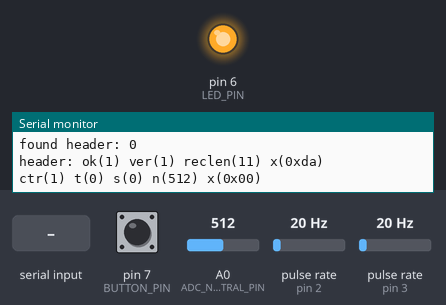
Bench run of a sketch on a simulated Arduino Uno, built with avr-gcc and run on an emulated ATmega328P. On the bench: output pins drawn as LEDs (lit = HIGH), the last lines printed to the serial monitor. Wiring (inferred from the names in the program): 2 × pulse sensor: data pin 2 / data pin 3. The test bench sets the inputs (shaded band); at power-on: pin 7 (BUTTON_PIN) HIGH, A0 (ADC_NEUTRAL_PIN) = 512, pulse rate (sensors on pin 2, pin 3) 20 Hz.

Above: at 1.2 s.
1.3 s: pin 7 (BUTTON_PIN) pulled LOW for 3.2 s
12.0 s: "test_flash\n" received over Serial
At 12.7 s:
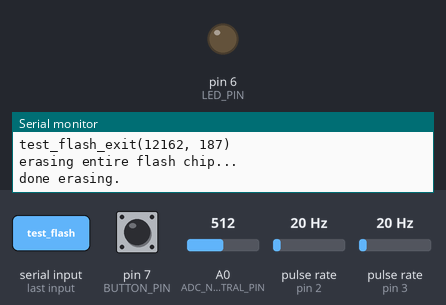
Timing chart, 0 to 15.0 s (numbered marks = the images above; inputs shaded):
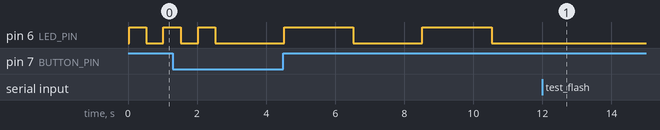

Measured:
- after the input at 12.0 s, pin 6 (LED_PIN): stops changing and stays LOW

The sketch:

gears_logger.ino
```cpp
#define DEBUG_LOGGING

#include <WinbondFlash.h>
#include <StubFlash.h>
#include <DebouncedButton.h>

// constants for this hardware flash logger
const byte TACH_INTERRUPT_PIN = 2;
const byte SPEEDO_INTERRUPT_PIN = 3;
const int ADC_NEUTRAL_PIN = A0;
//const short UPDATE_RATE = 100;  // milliseconds - 10 Hz
const int UPDATE_RATE = 2000;
const short LED_RATE_LOGGING = UPDATE_RATE;
const short LED_RATE_ALIVE = 500;
const short LED_RATE_ERASING = 50;
const byte BUTTON_PIN = 7;
const byte LED_PIN = 6;  // need a 150ohm current limiting resistor
const byte SPI_CLK = 13;
const byte SPI_MOSI = 11;
const byte SPI_MISO = 12;
const byte SPI_CS = 10;
const byte DEBOUNCE_TIME = 20;
const short SHORT_PRESS = 1000;
const short LONG_PRESS = 5000;
const byte RECORD_BYTES = 10;
const byte FILE_HEADER_MAGIC_BYTES[] = {0xbe, 0xeb, 0xee, 0x1a, 0x2b, 0x3c, 0xee, 0x77};
const byte FILE_FORMAT_VERSION = 1;

// globals - cos arduinos seem to work like this
volatile byte logging_enabled = 0;
volatile byte erase_flag = 0;
unsigned int ctr_tacho = 0;
unsigned int ctr_speedo = 0;
volatile int last_tacho;
volatile int last_speedo;
unsigned long update_data_time = 0;
unsigned long led_time = 0;
unsigned int adc_neutral = 0;

//WinbondFlash flash(SPI_CS, 64);
StubFlash flash;

DebouncedButton button(BUTTON_PIN, DEBOUNCE_TIME);

char debug_string[200];

 /* File system */
struct DataRecord {
  unsigned long ctr_record;  // this is normally the millis() of the device
  unsigned int ctr_tacho;
  unsigned int ctr_speedo;
  unsigned int adc_neutral;
  byte check_byte;
};

struct FileHeader {  // 32 bytes total
  // FILE_HEADER_MAGIC_BYTES - 8 bytes
  byte record_version;
  byte record_len;
  byte future_use[21];
  byte check_byte;
};

unsigned char FILE_HEADER_MAGIC_LEN = 8;
unsigned char FILE_HEADER_LEN = 24;
unsigned char FILE_HEADER_TOTAL_LEN = 32;

/* /File system */

class Foo {
  public:
    Foo();
};

void setup() {
  /* This is run once at startup
  */
  noInterrupts();
  flash.debug_string = debug_string;
  button.debug_string = debug_string;
  Serial.begin(115200);
  analogReference(DEFAULT);
  attachInterrupt(digitalPinToInterrupt(TACH_INTERRUPT_PIN), isr_tacho, RISING);
  attachInterrupt(digitalPinToInterrupt(SPEEDO_INTERRUPT_PIN), isr_speedo, RISING);
  pinMode(BUTTON_PIN, INPUT_PULLUP);
  pinMode(LED_PIN, OUTPUT);
  flash_init();
  interrupts();
}

void loop() {
  /* The main loop that the arduino uses for running
  */
  unsigned long now = millis();
  check_push_button(now);
  flash_erase();
  update_data(now);
  update_status_led(now);
  check_serial_commands();
}

void check_push_button(unsigned long time_now) {
  /* Check the button to see it it's transitioned from high to low
  */
  button.read(time_now);
  if ((0 != button.get_press_time()) && button.is_pressed()) {
    // the button is held down and we're counting
    if (time_now > button.get_press_time() + LONG_PRESS) {
      erase_flag = 1;
      logging_enabled = 0;
      #ifdef DEBUG_LOGGING
      Serial.println("long_press");
      #endif
    }
    else if (time_now > button.get_press_time() + SHORT_PRESS) {
      logging_enabled = 1;
      #ifdef DEBUG_LOGGING
      Serial.println("short_press");
      #endif
    }
  }
}

void update_status_led(unsigned long time_now) {
  /* Update the status LED based on what the board is doing
  */
  if (time_now >= led_time) {
    unsigned int led_rate = (1 == logging_enabled) ? LED_RATE_LOGGING : LED_RATE_ALIVE;
    led_time = time_now + led_rate;
    digitalWrite(LED_PIN, !digitalRead(LED_PIN));
    #ifndef DEBUG_LOGGING
    Serial.println("I'm alive.");
    #endif
  }
}

void update_data(unsigned long time_now) {
  /* Update the data if it is time to do so
  */
  if (time_now >= update_data_time) {
    update_data_time = time_now + UPDATE_RATE;
    update_counters();
    update_neutral();
    save_to_flash(time_now);
  }
}

void check_serial_commands(void) {
  /* Dump all the data in the EEPROM to the serial port
  */
  if(Serial.available() > 4) {
    Serial.setTimeout(UPDATE_RATE);
    String str = Serial.readStringUntil('\n');
    if(str.substring(0) == "dump")
      dump_data_to_serial();
    else if(str.substring(0) == "query")
      flash_chip_query();
    else if (str.substring(0) == "erase_flash")
      erase_flag = 1;
    else if (str.substring(0) == "init_flash")
      flash.init();
    else if (str.substring(0) == "test_flash")
      flash.test_flash();
  }
}

void dump_data_to_serial(void) {
  /* Dump all the data in the EEPROM to the serial port
  */
  Serial.println("Printing all flash data to serial.");
}

void update_neutral(void) {
  /* Read the ADC value for the neutral pin
  */
  adc_neutral = analogRead(ADC_NEUTRAL_PIN);
}

void update_counters(void) {
  /* Update the counters and write them to EEPROM
  */
  last_tacho = ctr_tacho;
  last_speedo = ctr_speedo;
  ctr_tacho = 0;
  ctr_speedo = 0;
}

void isr_tacho() {
  /* Just increment the tacho counter
  */
  ctr_tacho++;
}

void isr_speedo() {
  /* Just increment the speedo counter
  */
  ctr_speedo++;
}

/* push button *********************************************************************/


/* /push button *********************************************************************/

/* flash *********************************************************************/

unsigned long find_header(unsigned long start_address=0) {
  /* Find a file header, starting from the current address
  */
  FileHeader header;
  for (unsigned long address = start_address; address < flash.len_bytes - FILE_HEADER_TOTAL_LEN; address++) {
    if(read_file_header(address, &header))
      return address;
  }
  return 0xffffffff;
}

unsigned long find_write_location(unsigned long start_address=0) {
  /* Find the next write-location that is at least HEADER_LEN bytes long
  */
  unsigned long write_location = 0xffffffff;
  for (unsigned long address = start_address; address < flash.len_bytes - FILE_HEADER_TOTAL_LEN; address++) {
    // read a header's worth from the flash
    byte data[FILE_HEADER_TOTAL_LEN];
    flash.read_data(address, data, FILE_HEADER_TOTAL_LEN);
    // walk through it counting any byte that isn't 0xff
    byte offset = 0;
    while((0xff == data[offset]) && (offset < FILE_HEADER_TOTAL_LEN))
      offset++;  // slower than a memcmp but a but more mem efficient
    // was there a whole block of 0xff?
    if (FILE_HEADER_TOTAL_LEN == offset) {
      write_location = address;
      break;
    }
  }
  return write_location;
}

void flash_init(void) {
  /* Set up the flash filesystem
  */
  flash.init();

  unsigned long header_location = find_header(0);
  sprintf(debug_string, "found header: %lu", header_location);
  Serial.println(debug_string);

  find_write_location();

  // check file header functionality
  write_file_header();

  header_location = find_header(0);
  sprintf(debug_string, "found header: %lu", header_location);
  Serial.println(debug_string);

  find_write_location();

  FileHeader header;
  bool header_ok = read_file_header(0, &header);
  sprintf(debug_string, "header: ok(%1u) ver(%u) reclen(%u) x(0x%02x)", header_ok, header.record_version, header.record_len, header.check_byte);
  Serial.println(debug_string);

//  DataRecord record_one;
//  record_one.ctr_record = 11;
//  record_one.ctr_tacho = 22;
//  record_one.ctr_speedo = 33;
//  record_one.adc_neutral = 44;
//
//  write_record(&record_one);
//
//  byte some_data[256];
//  flash.read_data(0, some_data, 256);
//  print_data_array_256(some_data);
//
//  DataRecord record_from_flash;
//
//  bool res = read_record(0, &record_from_flash);
//  print_record(&record_from_flash);
//  Serial.println(res);
}

void save_to_flash(unsigned long time_now) {
  /* Save the latest values to the flash chip
  */
  DataRecord record;
  record.ctr_record = time_now;
  record.ctr_tacho = last_tacho;
  record.ctr_speedo = last_speedo;
  record.adc_neutral = adc_neutral;
  if (1 == logging_enabled)
    write_record(&record);  // this calculates the CRC before writing
  #ifdef DEBUG_LOGGING
  print_record(&record);
  #endif
}

void flash_erase(void) {
  /* Erase the flash chip if the flag is set
  */
  if (!erase_flag)
    return;
  erase_flag = 0;
  flash.erase_chip();
}

void flash_chip_query(void) {
  /* query the flash chip for info and print it to serial
  */
  byte flash_info[] = {0,0,0,0,0,0};
  flash.read_flash_info(flash_info);
  sprintf(debug_string, "flash_info: 0x%02x 0x%02x 0x%02x 0x%02x 0x%02x 0x%02x",
    flash_info[0], flash_info[1], flash_info[2], flash_info[3], flash_info[4], flash_info[5]);
  Serial.println(debug_string);
}

/* \flash **********************************************************************/

void write_file_header(void) {
  /* Write the file header to flash
  */
  byte header_data[FILE_HEADER_TOTAL_LEN];
  for(byte ctr = 0; ctr < FILE_HEADER_TOTAL_LEN; ctr++)
    header_data[ctr] = 0xff;
  FileHeader header;
  header.record_version = FILE_FORMAT_VERSION;
  header.record_len = sizeof(DataRecord);
  memcpy(&header_data, FILE_HEADER_MAGIC_BYTES, FILE_HEADER_MAGIC_LEN);
  memcpy(&header_data[FILE_HEADER_MAGIC_LEN], &header, FILE_HEADER_LEN);
  header.check_byte = calculate_crc((byte*)&header_data, FILE_HEADER_TOTAL_LEN - 1);
  header_data[FILE_HEADER_TOTAL_LEN - 1] = header.check_byte;
  flash.write_data(header_data, sizeof(header_data));
}

bool read_file_header(unsigned long address, FileHeader *header) {
  /* Read a file header from flash, checking the magic bytes and checksum
  */
  byte header_data[FILE_HEADER_TOTAL_LEN];
  for(byte ctr = 0; ctr < FILE_HEADER_TOTAL_LEN; ctr++)
    header_data[ctr] = 0xff;
  flash.read_data(address, header_data, FILE_HEADER_TOTAL_LEN);
  int res = memcmp(header_data, FILE_HEADER_MAGIC_BYTES, FILE_HEADER_MAGIC_LEN);
  memcpy(header, header_data + FILE_HEADER_MAGIC_LEN, sizeof(FileHeader));
  byte calculated_checkbyte = calculate_crc((byte*)&header_data, FILE_HEADER_TOTAL_LEN - 1);
  return (0 == res) && (header->check_byte == calculated_checkbyte);
}

void print_all_records(void) {
  /* Print all the known records to the serial port
  */
//  for (unsigned long read_addr = 0; read_addr < flash.len_bytes - RECORD_BYTES; read_addr+=RECORD_BYTES) {
//    DataRecord record;
//    bool res = read_record(read_addr, &record);
//    if ((0xff == record.record_version) || (0 == res))
//      break;
//    print_record(&record);
//  }
}

byte calculate_crc(byte *data, byte len) {
  /* Calculate the XOR checksum of the given data
  */
  byte checksum = 0;
  for (byte ctr = 0; ctr < len; ctr++)
    checksum ^= data[ctr];
  return checksum;
}

void write_record(DataRecord *record) {
  /* Write a record to flash, updating the check_byte before saving
  */
  byte *record_data = (byte*)record;
  record->check_byte = calculate_crc(record_data, sizeof(DataRecord) - 1);
  flash.write_data(record_data, sizeof(DataRecord));
}

bool read_record(unsigned long address, DataRecord *record) {
  /* Read a record from the specified flash location
  */
  byte *record_data = (byte*)record;
  flash.read_data(address, record_data, sizeof(DataRecord));
  byte check_byte = calculate_crc(record_data, sizeof(DataRecord) - 1);
  return (check_byte == record->check_byte);
}

void print_record(DataRecord *record) {
  /* Print a data record to the serial port
  */
  sprintf(debug_string, "ctr(%lu) t(%u) s(%u) n(%u) x(0x%02x)",
    record->ctr_record, record->ctr_tacho, record->ctr_speedo, record->adc_neutral, record->check_byte);
  Serial.println(debug_string);
}

// end
```
